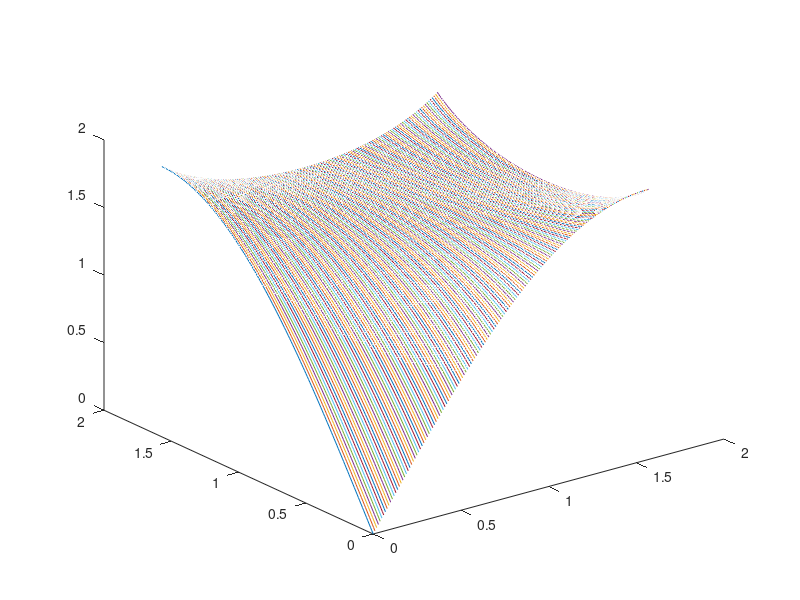

Reproduce this figure in MATLAB.
clc
close all
[X,Y]=meshgrid(0:0.01:pi/2,0:0.01:pi/2);
Z=(sin(X)+sin(Y)+sin(X+Y))./(cos(X)+cos(Y)-cos(X+Y));
plot3(X,Y,Z)
N=size(X,1);

m=Z(N,N);
for k=1:N
    for n=k:N
        if Z(N+1-k,n)<m 
            m=Z(N+1-k,n);
        end
    end
end
m
1+sqrt(2)/2
% [i1,i2]=ind2sub([N,N],find(abs(Z-m)<1e-6))
